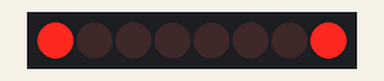
A sketch run on a simulated Arduino Uno, built with avr-gcc and run on an emulated ATmega328P. On the bench: 8 shift-register outputs drawn as a row of LEDs (first output left, lit = HIGH). Wiring (inferred from the names in the program): shift register (74HC595): data pin 7; shift clock pin 5; latch pin 6. Wiring (inferred from the signals the program sends): row of LEDs: on Q0, Q1, Q2, Q3, Q4, Q5, Q6, Q7.

Above: at 0.1 s.
At 0.7 s:
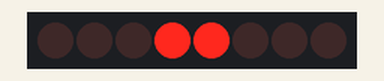
At 1.7 s:
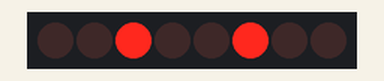
At 2.7 s:
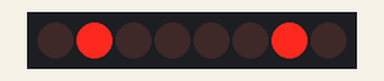
Timing chart, 0 to 3.0 s (numbered marks = the images above):
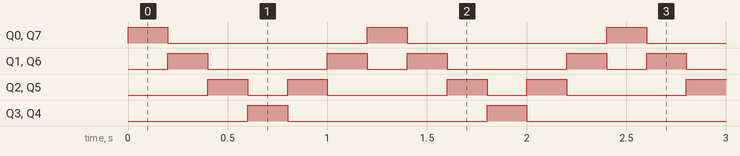

Measured:
- by itself, Q0, Q3, Q4, Q7: alternates HIGH for 0.20 s and LOW for 1.0 s
- by itself, Q1, Q6: repeats every 1.2 s: LOW 0.60 s, HIGH 0.20 s, LOW 0.20 s, HIGH 0.20 s
- by itself, Q2, Q5: repeats every 1.2 s: LOW 0.20 s, HIGH 0.20 s, LOW 0.60 s, HIGH 0.20 s

The sketch:

shiftL_shiftout.ino
```cpp
#define SRCLK   (5)
#define RCLK    (6)
#define SER     (7)

void setup() {
  pinMode(SRCLK, OUTPUT);
  pinMode(RCLK,  OUTPUT);
  pinMode(SER,   OUTPUT);
}

// 点灯パターン(1=点灯)
const uint8_t PATTERNS[] = {
  0b10000001,
  0b01000010,
  0b00100100,
  0b00011000,
  0b00100100,
  0b01000010
};

void loop() {

  int max_pattern = sizeof(PATTERNS)/sizeof(PATTERNS[0]);
  for (uint8_t i=0; i<max_pattern; i++) {
    // 8ビット分のデータをシフトレジスタへ送る
    shiftOut(SER, SRCLK, LSBFIRST, PATTERNS[i]);

    // シフトレジスタの状態をストアレジスタへ反映させる
    digitalWrite(RCLK,  LOW);
    digitalWrite(RCLK,  HIGH);

    delay(200);
  }
}
```
